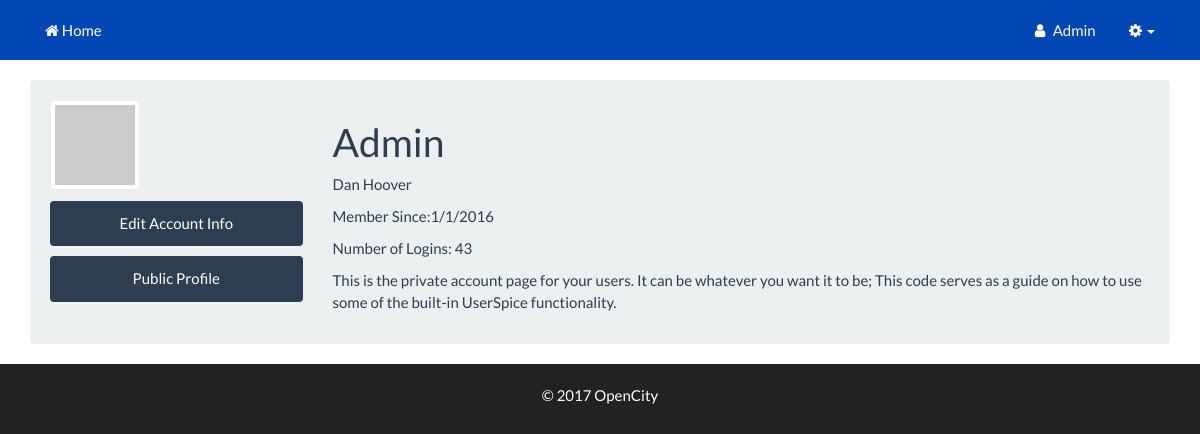
The page /buSmilesService/users/account.php (signed in) on the database its author committed.
### tables this page shows
CREATE TABLE `users` (
  `id` int(11) NOT NULL,
  `email` varchar(155) NOT NULL,
  `username` varchar(255) NOT NULL,
  `password` varchar(255) NOT NULL,
  `fname` varchar(255) NOT NULL,
  `lname` varchar(255) NOT NULL,
  `permissions` int(11) NOT NULL,
  `logins` int(100) NOT NULL,
  `account_owner` tinyint(4) NOT NULL DEFAULT '0',
  `account_id` int(11) NOT NULL DEFAULT '0',
  `company` varchar(255) NOT NULL,
  `stripe_cust_id` varchar(255) NOT NULL,
  `billing_phone` varchar(20) NOT NULL,
  `billing_srt1` varchar(255) NOT NULL,
  `billing_srt2` varchar(255) NOT NULL,
  `billing_city` varchar(255) NOT NULL,
  `billing_state` varchar(255) NOT NULL,
  `billing_zip_code` varchar(255) NOT NULL,
  `join_date` datetime NOT NULL,
  `last_login` datetime NOT NULL,
  `email_verified` tinyint(4) NOT NULL DEFAULT '0',
  `vericode` varchar(15) NOT NULL,
  `title` varchar(100) NOT NULL,
  `active` int(1) NOT NULL,
  `custom1` varchar(255) NOT NULL,
  `custom2` varchar(255) NOT NULL,
  `custom3` varchar(255) NOT NULL,
  `custom4` varchar(255) NOT NULL,
  `custom5` varchar(255) NOT NULL,
  `oauth_provider` varchar(255) NOT NULL,
  `oauth_uid` varchar(255) NOT NULL,
  `gender` varchar(10) NOT NULL,
  `locale` varchar(10) NOT NULL,
  `gpluslink` varchar(255) NOT NULL,
  `picture` varchar(255) NOT NULL,
  `created` datetime NOT NULL,
  `modified` datetime NOT NULL,
  `fb_uid` varchar(255) NOT NULL,
  `un_changed` int(1) NOT NULL
);

### buSmilesService/users/classes/Config.php (called while the page is built)
<?php
class Config {
	public static function get($path = null){
		if($path){
			$config = $GLOBALS['config'];
			$path = explode('/', $path);
			foreach ($path as $bit) {
				if(isset($config[$bit])){
					$config = $config[$bit];
				} else {
					return false;
				}
			}
			return $config;
		}
		return false;
	}
}

### buSmilesService/users/classes/DB.php (called while the page is built, shortened)
<?php
class DB {
	private static $_instance = null;
	private $_pdo, $_query, $_error = false, $_results, $_resultsArray, $_count = 0, $_lastId, $_queryCount=0;
	private function __construct(){
		try{
			$this->_pdo = new PDO('mysql:host=' .
				Config::get('mysql/host') .';dbname='.
				Config::get('mysql/db'),
				Config::get('mysql/username'),
				Config::get('mysql/password'),
				array(PDO::MYSQL_ATTR_INIT_COMMAND => "SET SESSION sql_mode = ''"));
		} catch(PDOException $e){
			die($e->getMessage());
		}
	}
	public static function getInstance(){
		if (!isset(self::$_instance)) {
			self::$_instance = new DB();
		}
		return self::$_instance;
	}
	public function query($sql, $params = array()){
		$this->_error = false;
		if ($this->_query = $this->_pdo->prepare($sql)) {
			$x = 1;
			if (count($params)) {
				foreach ($params as $param) {
					$this->_query->bindValue($x, $param);
					$x++;
				}
			}
			if ($this->_query->execute()) {
				$this->_results = $this->_query->fetchALL(PDO::FETCH_OBJ);
				$this->_count = $this->_query->rowCount();
			} else{
				$this->_error = true;
			}
		}
		return $this;
	}
	public function action($action, $table, $where = array()){
		$sql = "{$action} FROM {$table}";
		$value = '';
		if (count($where) === 3) {
			$operators = array('=', '>', '<', '>=', '<=');
			$field = $where[0];
			$operator = $where[1];
			$value = $where[2];
			if(in_array($operator, $operators)){
				$sql .= " WHERE {$field} {$operator} ?";
			}
		}
		if (!$this->query($sql, array($value))->error()) {
			return $this;
		}
		return false;
	}
	public function get($table, $where){
		return $this->action('SELECT *', $table, $where);
	}
	public function results($assoc = false){
		return $this->_results;
	}
	public function first(){
		return $this->results()[0];
	}
	public function count(){
		return $this->_count;
	}
	public function error(){
		return $this->_error;
	}
}

### buSmilesService/users/classes/User.php (called while the page is built, shortened)
<?php
class User {
	private $_db, $_data, $_sessionName, $_isLoggedIn, $_cookieName;
	public function __construct($user = null){
		$this->_db = DB::getInstance();
		$this->_sessionName = Config::get('session/session_name');
		if (!$user) {
			if (Session::exists($this->_sessionName)) {
				$user = Session::get($this->_sessionName);
				if ($this->find($user)) {
					$this->_isLoggedIn = true;
				} else {
				}
			}
		} else {
			$this->find($user);
		}
	}
	public function find($user = null){
		if ($user) {
			if(is_numeric($user)){
				$field = 'id';
			}elseif(!filter_var($user, FILTER_VALIDATE_EMAIL) === false){
				$field = 'email';
			}else{
				$field = 'username';
			}
			$data = $this->_db->get('users', array($field, '=', $user));
			if ($data->count()) {
				$this->_data = $data->first();
				if($this->data()->account_id == 0 && $this->data()->account_owner == 1){
					$this->_data->account_id = $this->_data->id;
				}
				return true;
			}
		}
		return false;
	}
	public function data(){
		return $this->_data;
	}
	public function isLoggedIn(){
		return $this->_isLoggedIn;
	}
}

### buSmilesService/users/classes/Session.php (called while the page is built, shortened)
<?php
class Session {
	public static function exists($name){
		return (isset($_SESSION[$name])) ? true : false;
	}
	public static function get($name){
		return $_SESSION[$name];
	}
}

### buSmilesService/users/init.php (called while the page is built, shortened)
<?php
$abs_us_root=$_SERVER['DOCUMENT_ROOT'];
$self_path=explode("/", $_SERVER['PHP_SELF']);
$self_path_length=count($self_path);
for($i = 1; $i < $self_path_length; $i++){
	array_splice($self_path, $self_path_length-$i, $i);
	$us_url_root=implode("/",$self_path)."/";
	if (file_exists($abs_us_root.$us_url_root.'z_us_root.php')){
		break;
	}else{
		$file_found=FALSE;
	}
}
require_once $abs_us_root.$us_url_root.'users/helpers/helpers.php';
require_once $abs_us_root.$us_url_root.'users/classes/Config.php';
require_once $abs_us_root.$us_url_root.'users/classes/DB.php';
require_once $abs_us_root.$us_url_root.'users/classes/Session.php';
require_once $abs_us_root.$us_url_root.'users/classes/User.php';
$user = new User();

### buSmilesService/users/helpers/us_helpers.php (called while the page is built, shortened)
<?php
function get_gravatar($email, $s = 120, $d = 'mm', $r = 'pg', $img = false, $atts = array() ) {
	$url = 'https://www.gravatar.com/avatar/';
	$url .= md5( strtolower( trim( $email ) ) );
	$url .= "?s=$s&d=$d&r=$r";
	return $url;
}

### buSmilesService/users/account.php (the view, shortened to what this page needs)
<?php require_once 'init.php'; ?>
<?php require_once $abs_us_root.$us_url_root.'users/includes/header.php'; ?>
<?php require_once $abs_us_root.$us_url_root.'users/includes/navigation.php'; ?>
<?php
$grav = get_gravatar(strtolower(trim($user->data()->email)));
$get_info_id = $user->data()->id;
$raw = date_parse($user->data()->join_date);
$signupdate = $raw['month']."/".$raw['day']."/".$raw['year'];
 ?>
<div id="page-wrapper">
<div class="container">
<div class="well">
<div class="row">
	<div class="col-xs-12 col-md-3">
		<p><img src="<?=$grav; ?>" class="img-thumbnail" alt="Generic placeholder thumbnail"></p>
		<p><a href="user_settings.php" class="btn btn-primary">Edit Account Info</a></p>
		<p><a class="btn btn-primary " href="profile.php?id=<?=$get_info_id;?>" role="button">Public Profile</a></p>
	</div>
	<div class="col-xs-12 col-md-9">
		<h1><?=ucfirst($user->data()->username)?></h1>
		<p><?=ucfirst($user->data()->fname)." ".ucfirst($user->data()->lname)?></p>
		<p>Member Since:<?=$signupdate?></p>
		<p>Number of Logins: <?=$user->data()->logins?></p>
		<p>This is the private account page for your users. It can be whatever you want it to be; This code serves as a guide on how to use some of the built-in UserSpice functionality. </p>
	</div>
</div>
</div>
</div>
</div>
<?php require_once $abs_us_root.$us_url_root.'users/includes/page_footer.php';  ?>
<?php require_once $abs_us_root.$us_url_root.'users/includes/html_footer.php';  ?>

### buSmilesService/users/includes/navigation.php (shortened to what this page needs)
<div class="navbar navbar-fixed-top navbar-inverse" role="navigation">
	<div class="container">
		<div class="collapse navbar-collapse navbar-top-menu-collapse navbar-right">
			<ul class="nav navbar-nav ">
				<?php if($user->isLoggedIn()){ ?>
					<li><a href="<?=$us_url_root?>users/account.php"><i class="fa fa-fw fa-user"></i> <?php echo ucfirst($user->data()->username);?></a></li>
					<li class="dropdown hidden-xs"><a class="dropdown-toggle" href="#" data-toggle="dropdown"><i class="fa fa-fw fa-cog"></i><b class="caret"></b></a>
					</li>
				<?php }  ?>
			</ul>
		</div>
	<?php require_once $abs_us_root.$us_url_root.'usersc/includes/navigation.php';?>
	</div>
</div>

### buSmilesService/users/css/sb-admin.css (style rules this page uses)
body { margin-top: 50px; background-color: #222; }
@media (min-width:768px) { body { margin-top: 50px; } }
#page-wrapper { width: 100%; background-color: #fff; }
@media (min-width:768px) { #page-wrapper { padding-top: 30px; } }
.btn { width: 100%; }

### buSmilesService/usersc/includes/bootstrap_corrections.php (style rules this page uses)
@media screen and (min-width: 1200px) { body { padding-top: -80px !important; } }

### rows shown on the page
users: username "Admin", fname "Dan", lname "Hoover", join_date "1/1/2016", logins "43"

### other values the page prints
$copyright_message "2017 OpenCity"
